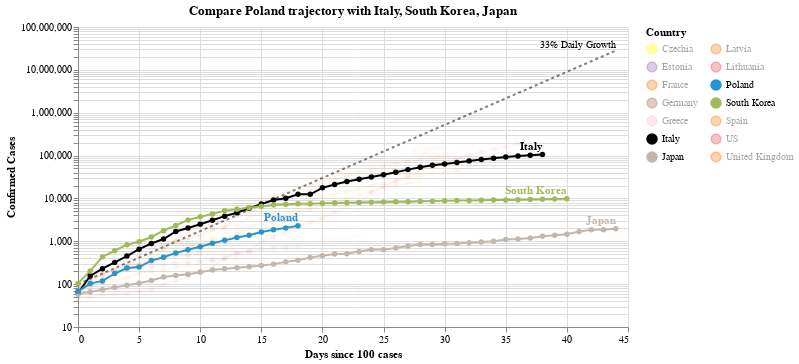

The notebook cell saved with this chart:
### Code cell
#hide_input
chart3 = make_since_chart(['Poland'])
chart3

### Figure 1 — Vega-Lite specification as saved in the notebook (floating-point values rounded to 4 significant figures; data arrays with more than 128 entries replaced by an {"elided": "..."} marker saying what was removed)
{"config": {"view": {"continuousWidth": 400, "continuousHeight": 300}}, "layer": [{"mark": {"type": "line", "color": "black", "opacity": 0.5, "strokeDash": [3, 3]}, "encoding": {"x": {"type": "quantitative", "field": "Days since 100 cases"}, "y": {"type": "quantitative", "field": "Confirmed Cases"}}}, {"mark": {"type": "text", "align": "right", "dy": -6, "fontSize": 10, "text": "33% Daily Growth"}, "encoding": {"x": {"type": "quantitative", "field": "Days since 100 cases"}, "y": {"type": "quantitative", "field": "Confirmed Cases"}}, "transform": [{"filter": "(datum['Days since 100 cases'] >= 44)"}]}, {"data": {"name": "data-634535710c1cb463b85b8e61f4e43f46"}, "mark": {"type": "line", "point": true}, "encoding": {"color": {"type": "nominal", "field": "Country", "legend": {"columns": 2}, "scale": {"domain": ["Czechia", "Estonia", "France", "Germany", "Greece", "Italy", "Japan", "Latvia", "Lithuania", "Poland", "South Korea", "Spain", "US", "United Kingdom"], "range": ["yellow", "#9467bd", "#F58518", "#9D755D", "pink", "black", "#C1B7AD", "#F58518", "#E45756", "#2495D3", "#A1BA59", "#F58518", "#E45756", "#F58518"]}}, "opacity": {"condition": {"value": 1, "selection": "selector001"}, "value": 0.05}, "tooltip": [{"type": "nominal", "field": "Country"}, {"type": "temporal", "field": "Date"}, {"type": "quantitative", "field": "Confirmed Cases"}, {"type": "quantitative", "field": "Days since 100 cases"}], "x": {"type": "quantitative", "field": "Days since 100 cases"}, "y": {"type": "quantitative", "field": "Confirmed Cases", "scale": {"type": "log"}}}, "selection": {"selector001": {"type": "multi", "fields": ["Country"], "bind": "legend", "init": [{"Country": "Poland"}, {"Country": "Italy"}, {"Country": "South Korea"}, {"Country": "Japan"}]}}, "width": 550}, {"data": {"name": "data-634535710c1cb463b85b8e61f4e43f46"}, "mark": {"type": "text", "align": "right", "dy": -8, "fontWeight": "bold"}, "encoding": {"color": {"type": "nominal", "field": "Country", "legend": {"columns": 2}, "scale": {"domain": ["Czechia", "Estonia", "France", "Germany", "Greece", "Italy", "Japan", "Latvia", "Lithuania", "Poland", "South Korea", "Spain", "US", "United Kingdom"], "range": ["yellow", "#9467bd", "#F58518", "#9D755D", "pink", "black", "#C1B7AD", "#F58518", "#E45756", "#2495D3", "#A1BA59", "#F58518", "#E45756", "#F58518"]}}, "opacity": {"condition": {"value": 1, "selection": "selector001"}, "value": 0.05}, "text": {"type": "nominal", "field": "Country"}, "tooltip": [{"type": "nominal", "field": "Country"}, {"type": "temporal", "field": "Date"}, {"type": "quantitative", "field": "Confirmed Cases"}, {"type": "quantitative", "field": "Days since 100 cases"}], "x": {"type": "quantitative", "field": "Days since 100 cases"}, "y": {"type": "quantitative", "field": "Confirmed Cases", "scale": {"type": "log"}}}, "transform": [{"filter": "(datum['Date'] >= 1585612800000)"}], "width": 550}], "data": {"name": "data-d04b96d24052727e857cf29d72dc932c"}, "title": "Compare Poland trajectory with Italy, South Korea, Japan", "$schema": "https://vega.github.io/schema/vega-lite/v4.0.2.json", "datasets": {"data-d04b96d24052727e857cf29d72dc932c": [{"Days since 100 cases": 0, "Confirmed Cases": 100.0}, {"Days since 100 cases": 1, "Confirmed Cases": 133.0}, {"Days since 100 cases": 2, "Confirmed Cases": 176.9}, {"Days since 100 cases": 3, "Confirmed Cases": 235.3}, {"Days since 100 cases": 4, "Confirmed Cases": 312.9}, {"Days since 100 cases": 5, "Confirmed Cases": 416.2}, {"Days since 100 cases": 6, "Confirmed Cases": 553.5}, {"Days since 100 cases": 7, "Confirmed Cases": 736.1}, {"Days since 100 cases": 8, "Confirmed Cases": 979.1}, {"Days since 100 cases": 9, "Confirmed Cases": 1302.0}, {"Days since 100 cases": 10, "Confirmed Cases": 1732.0}, {"Days since 100 cases": 11, "Confirmed Cases": 2303.0}, {"Days since 100 cases": 12, "Confirmed Cases": 3064.0}, {"Days since 100 cases": 13, "Confirmed Cases": 4074.0}, {"Days since 100 cases": 14, "Confirmed Cases": 5419.0}, {"Days since 100 cases": 15, "Confirmed Cases": 7207.0}, {"Days since 100 cases": 16, "Confirmed Cases": 9586.0}, {"Days since 100 cases": 17, "Confirmed Cases": 12750.0}, {"Days since 100 cases": 18, "Confirmed Cases": 16960.0}, {"Days since 100 cases": 19, "Confirmed Cases": 22550.0}, {"Days since 100 cases": 20, "Confirmed Cases": 29990.0}, {"Days since 100 cases": 21, "Confirmed Cases": 39890.0}, {"Days since 100 cases": 22, "Confirmed Cases": 53060.0}, {"Days since 100 cases": 23, "Confirmed Cases": 70560.0}, {"Days since 100 cases": 24, "Confirmed Cases": 93850.0}, {"Days since 100 cases": 25, "Confirmed Cases": 124800.0}, {"Days since 100 cases": 26, "Confirmed Cases": 166000.0}, {"Days since 100 cases": 27, "Confirmed Cases": 220800.0}, {"Days since 100 cases": 28, "Confirmed Cases": 293700.0}, {"Days since 100 cases": 29, "Confirmed Cases": 390600.0}, {"Days since 100 cases": 30, "Confirmed Cases": 519500.0}, {"Days since 100 cases": 31, "Confirmed Cases": 690900.0}, {"Days since 100 cases": 32, "Confirmed Cases": 918900.0}, {"Days since 100 cases": 33, "Confirmed Cases": 1222000.0}, {"Days since 100 cases": 34, "Confirmed Cases": 1625000.0}, {"Days since 100 cases": 35, "Confirmed Cases": 2162000.0}, {"Days since 100 cases": 36, "Confirmed Cases": 2875000.0}, {"Days since 100 cases": 37, "Confirmed Cases": 3824000.0}, {"Days since 100 cases": 38, "Confirmed Cases": 5086000.0}, {"Days since 100 cases": 39, "Confirmed Cases": 6764000.0}, {"Days since 100 cases": 40, "Confirmed Cases": 8996000.0}, {"Days since 100 cases": 41, "Confirmed Cases": 11970000.0}, {"Days since 100 cases": 42, "Confirmed Cases": 15910000.0}, {"Days since 100 cases": 43, "Confirmed Cases": 21170000.0}, {"Days since 100 cases": 44, "Confirmed Cases": 28150000.0}], "data-634535710c1cb463b85b8e61f4e43f46": {"elided": "395 records"}}}
